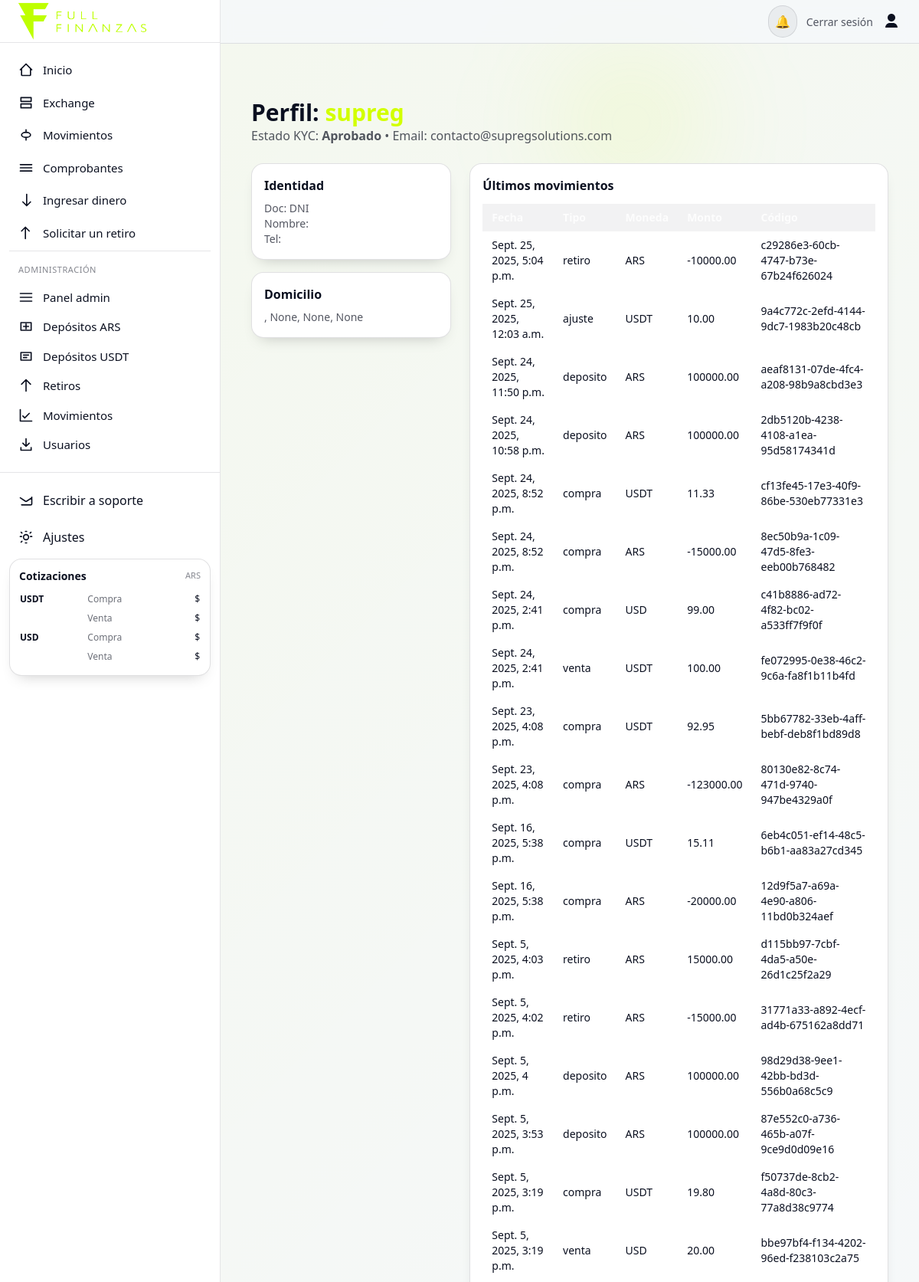
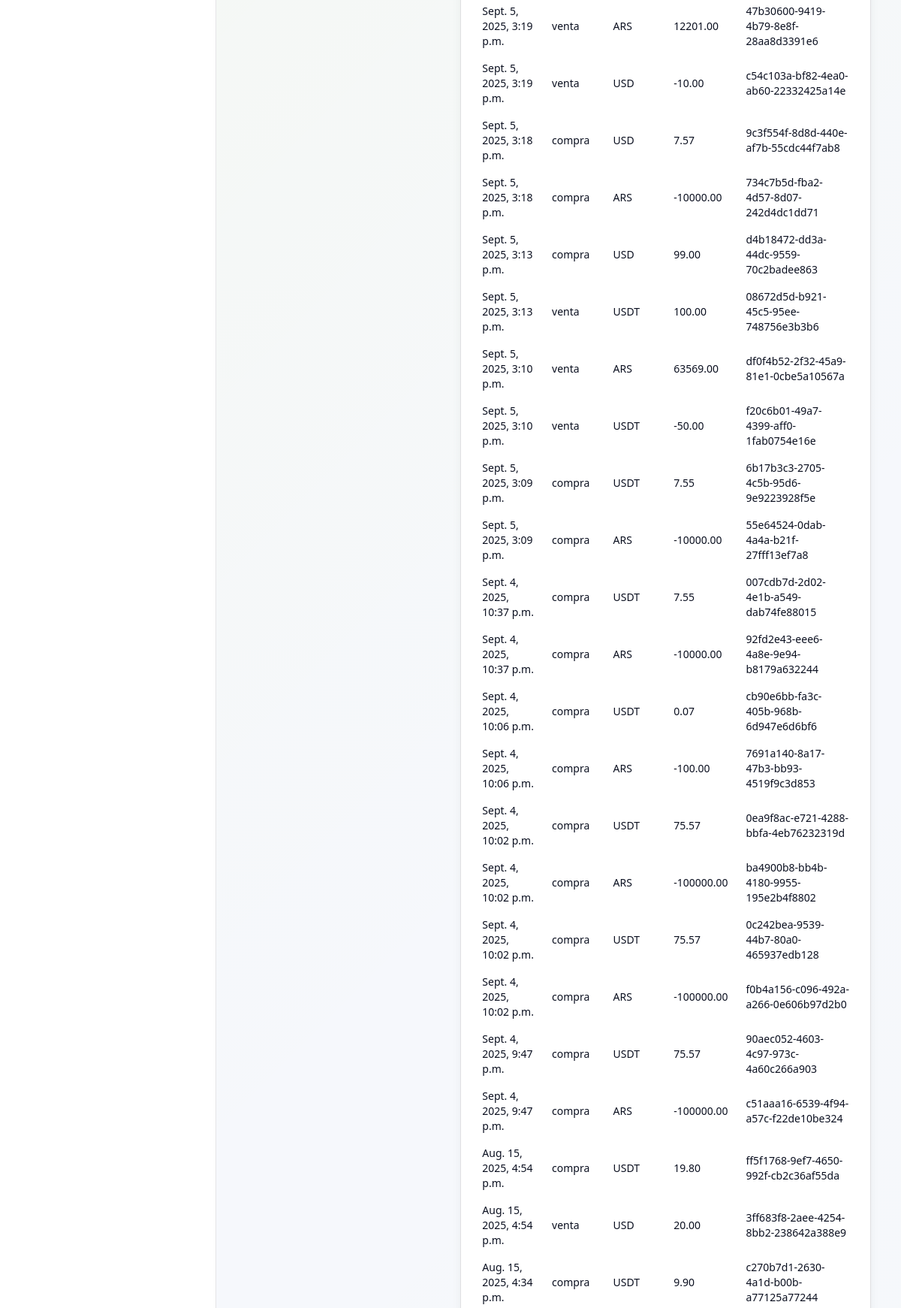
Screenshot of /admin-dashboard/usuario/1/ (signed in, upper part) with the database file from the repository (2 pictures, top to bottom).
### usuarios/models.py (models this page shows, shortened)
class Usuario(AbstractUser):
    dni_frente = models.ImageField(upload_to='documentos/', null=True, blank=True)
    dni_dorso  = models.ImageField(upload_to='documentos/', null=True, blank=True)
    estado_verificacion = models.CharField(
        max_length=20,
        choices=[('pendiente','Pendiente'),('aprobado','Aprobado'),('rechazado','Rechazado')],
        default='pendiente'
    )
    saldo_ars  = models.DecimalField(max_digits=20, decimal_places=2, default=0)
    saldo_usdt = models.DecimalField(max_digits=20, decimal_places=2, default=0)
    saldo_usd  = models.DecimalField(max_digits=20, decimal_places=2, default=0)
    doc_tipo = models.CharField(max_length=8, default='DNI')
    doc_nro  = models.CharField(max_length=32, blank=True)
    persona_tipo     = models.CharField(max_length=10, choices=PERSONA_TIPO, default="FISICA")
    estado_civil     = models.CharField(max_length=20, choices=ESTADO_CIVIL, blank=True)
    sexo             = models.CharField(max_length=10, choices=SEXO_CHOICES, blank=True)
    nacionalidad     = models.CharField(max_length=32, blank=True)
    fecha_nacimiento = models.DateField(null=True, blank=True)
    lugar_nacimiento = models.CharField(max_length=128, blank=True)
    pais          = models.ForeignKey(Pais, null=True, blank=True, on_delete=models.SET_NULL, related_name="usuarios")
    provincia     = models.ForeignKey(Provincia, null=True, blank=True, on_delete=models.SET_NULL, related_name="usuarios")
    localidad     = models.ForeignKey(Localidad, null=True, blank=True, on_delete=models.SET_NULL, related_name="usuarios")
    codigo_postal = models.CharField(max_length=16, blank=True)
    calle         = models.CharField(max_length=128, blank=True)
    numero_calle  = models.CharField(max_length=16, blank=True)
    piso          = models.CharField(max_length=16, blank=True)
    depto         = models.CharField(max_length=16, blank=True)
    domicilio = models.CharField(max_length=255, blank=True)
    telefono  = models.CharField(max_length=32, blank=True)
    tyc_aceptado    = models.BooleanField(default=False)
    tyc_version     = models.CharField(max_length=20, blank=True)
    tyc_aceptado_en = models.DateTimeField(null=True, blank=True)

class Movimiento(models.Model):
    TIPO_CHOICES = [
        ('deposito', 'Depósito'),
        ('retiro', 'Retiro'),
        ('compra', 'Compra'),
        ('ajuste', 'Ajuste manual'),
    ]
    MONEDA_CHOICES = [
        ('ARS', 'Pesos ARS'),
        ('USDT', 'USDT'),
        ('USD', 'USD'),
    ]
    codigo = models.UUIDField(default=uuid.uuid4, unique=True, editable=False)
    usuario = models.ForeignKey(settings.AUTH_USER_MODEL, on_delete=models.CASCADE)
    tipo = models.CharField(max_length=20, choices=TIPO_CHOICES)
    moneda = models.CharField(max_length=10, choices=MONEDA_CHOICES)
    monto = models.DecimalField(max_digits=20, decimal_places=2)
    saldo_antes = models.DecimalField(max_digits=20, decimal_places=2, null=True, blank=True)
    saldo_despues = models.DecimalField(max_digits=20, decimal_places=2, null=True, blank=True)
    admin_responsable = models.ForeignKey(
        settings.AUTH_USER_MODEL,
        on_delete=models.SET_NULL,
        null=True,
        blank=True,
        related_name='acciones_admin'
    )
    fecha = models.DateTimeField(auto_now_add=True)
    descripcion = models.TextField(blank=True, null=True)

### usuarios/views.py (the view)
# urls.py: path("admin-dashboard/usuario/<int:user_id>/", admin_usuario_perfil, name="admin_usuario_perfil"),
@login_required
@user_passes_test(es_admin)
def admin_usuario_perfil(request, user_id):
    usuario = get_object_or_404(Usuario, id=user_id)
    movimientos = Movimiento.objects.filter(usuario=usuario).order_by("-fecha")[:200]
    retiros = RetiroARS.objects.filter(usuario=usuario).order_by("-fecha_solicitud")
    retiros_crypto = RetiroCrypto.objects.filter(usuario=usuario).order_by("-fecha_solicitud")
    depositos = DepositoARS.objects.filter(usuario=usuario).order_by("-fecha")
    depositos_crypto = DepositoUSDT.objects.filter(usuario=usuario).order_by("-fecha")
    boletos = BoletoOperacion.objects.filter(usuario=usuario).order_by('-fecha_emision')
    return render(request, "usuarios/usuario_perfil.html", {
        "usuario": usuario,
        "movimientos": movimientos,
        "retiros": retiros,
        "retiros_crypto": retiros_crypto,
        "depositos": depositos,
        "depositos_crypto": depositos_crypto,
        "boletos": boletos,
    })

### usuarios/views.py (called while the page is built)
def es_admin(user):
    return user.is_superuser or user.is_staff

### usuarios/templates/usuarios/usuario_perfil.html (shortened to what this page needs)
{% extends "base.html" %}
{% block content %}
<section class="max-w-7xl mx-auto px-4 py-8">
  <header class="mb-6">
    <h1 class="text-2xl sm:text-3xl font-extrabold">Perfil: <span class="text-neon">{{ usuario.username }}</span></h1>
    <p class="text-white/70">Estado KYC: <b class="capitalize">{{ usuario.estado_verificacion }}</b> • Email: {{ usuario.email }}</p>
  </header>
  <div class="grid gap-6 lg:grid-cols-12">
    <aside class="lg:col-span-4 space-y-4">
      <div class="card p-4">
        <h3 class="font-semibold mb-2">Identidad</h3>
        <p class="text-sm text-white/70">Doc: {{ usuario.doc_tipo }} {{ usuario.doc_nro }}</p>
        <p class="text-sm text-white/70">Nombre: {{ usuario.first_name }} {{ usuario.last_name }}</p>
        <p class="text-sm text-white/70">Tel: {{ usuario.telefono }}</p>
      </div>
      <div class="card p-4">
        <h3 class="font-semibold mb-2">Domicilio</h3>
        <p class="text-sm text-white/70">{{ usuario.calle }} {{ usuario.numero_calle }}, {{ usuario.localidad }}, {{ usuario.provincia }}, {{ usuario.pais }}</p>
      </div>
    </aside>
    <div class="lg:col-span-8 space-y-6">
      <div class="card p-4">
        <h3 class="font-semibold mb-3">Últimos movimientos</h3>
        <div class="overflow-x-auto">
          <table class="w-full text-sm">
            <thead class="bg-white/5 text-white/80">
              <tr><th class="px-3 py-2 text-left">Fecha</th><th class="px-3 py-2 text-left">Tipo</th><th class="px-3 py-2 text-left">Moneda</th><th class="px-3 py-2 text-left">Monto</th><th class="px-3 py-2 text-left">Código</th></tr>
            </thead>
            <tbody>
              {% for m in movimientos %}
              <tr class="hover:bg-white/5"><td class="px-3 py-2">{{ m.fecha }}</td><td class="px-3 py-2">{{ m.tipo }}</td><td class="px-3 py-2">{{ m.moneda }}</td><td class="px-3 py-2">{{ m.monto }}</td><td class="px-3 py-2">{{ m.codigo }}</td></tr>
              {% empty %}<tr><td colspan="5" class="px-3 py-4 text-center text-white/60">Sin movimientos.</td></tr>{% endfor %}
            </tbody>
          </table>
        </div>
      </div>
    </div>
  </div>
</section>
{% endblock %}

### usuarios/templates/base.html (style rules this page uses)
:root { --bg: #f6f8fc; --fg: #0B1020; --muted: #475569; --card: #ffffff; --ring: #D2FF00; --border: rgba(2,6,23,.12); --tint-5: rgba(2,6,23,.05); --tint-10: rgba(2,6,23,.10); --input-bg:#ffffff; --input-text:#0b1020; --input-border:rgba(2,6,23,0.18); --input-placeholder:#6b7280; }
html { font-family:Inter,ui-sans-serif,system-ui,-apple-system,Segoe UI,Roboto,Helvetica,Arial,"Apple Color Emoji","Segoe UI Emoji"; }
body { background:var(--bg); color:var(--fg); }
.card { background:var(--card); border:1px solid var(--border); border-radius:1rem; box-shadow:0 10px 20px -12px rgba(0,0,0,.25); }
.text-white\/70 { color: color-mix(in oklab, var(--fg) 70%, transparent)!important; }
.bg-white\/5 { background-color: var(--tint-5)!important; }

### rows the page displays
Usuario: username "supreg", estado_verificacion "Aprobado", email "contacto@supregsolutions.com", doc_tipo "DNI", localidad "None", provincia "None", pais "None"
Movimiento: fecha "Sept. 25, 2025, 5:04 p.m.", tipo "retiro", moneda "ARS", monto "-10000.00", codigo "c29286e3-60cb-4747-b73e-67b24f626024"
Movimiento: fecha "Sept. 25, 2025, 12:03 a.m.", tipo "ajuste", moneda "USDT", monto "10.00", codigo "9a4c772c-2efd-4144-9dc7-1983b20c48cb"
Movimiento: fecha "Sept. 24, 2025, 11:50 p.m.", tipo "deposito", moneda "ARS", monto "100000.00", codigo "aeaf8131-07de-4fc4-a208-98b9a8cbd3e3"
Movimiento: fecha "Sept. 24, 2025, 10:58 p.m.", tipo "deposito", moneda "ARS", monto "100000.00", codigo "2db5120b-4238-4108-a1ea-95d58174341d"
Movimiento: fecha "Sept. 24, 2025, 8:52 p.m.", tipo "compra", moneda "USDT", monto "11.33", codigo "cf13fe45-17e3-40f9-86be-530eb77331e3"
Movimiento: fecha "Sept. 24, 2025, 8:52 p.m.", tipo "compra", moneda "ARS", monto "-15000.00", codigo "8ec50b9a-1c09-47d5-8fe3-eeb00b768482"
Movimiento: fecha "Sept. 24, 2025, 2:41 p.m.", tipo "compra", moneda "USD", monto "99.00", codigo "c41b8886-ad72-4f82-bc02-a533ff7f9f0f"
Movimiento: fecha "Sept. 24, 2025, 2:41 p.m.", tipo "venta", moneda "USDT", monto "100.00", codigo "fe072995-0e38-46c2-9c6a-fa8f1b11b4fd"
Movimiento: fecha "Sept. 23, 2025, 4:08 p.m.", tipo "compra", moneda "USDT", monto "92.95", codigo "5bb67782-33eb-4aff-bebf-deb8f1bd89d8"
Movimiento: fecha "Sept. 23, 2025, 4:08 p.m.", tipo "compra", moneda "ARS", monto "-123000.00", codigo "80130e82-8c74-471d-9740-947be4329a0f"
Movimiento: fecha "Sept. 16, 2025, 5:38 p.m.", tipo "compra", moneda "USDT", monto "15.11", codigo "6eb4c051-ef14-48c5-b6b1-aa83a27cd345"
Movimiento: fecha "Sept. 16, 2025, 5:38 p.m.", tipo "compra", moneda "ARS", monto "-20000.00", codigo "12d9f5a7-a69a-4e90-a806-11bd0b324aef"
Movimiento: fecha "Sept. 5, 2025, 4:03 p.m.", tipo "retiro", moneda "ARS", monto "15000.00", codigo "d115bb97-7cbf-4da5-a50e-26d1c25f2a29"
Movimiento: fecha "Sept. 5, 2025, 4:02 p.m.", tipo "retiro", moneda "ARS", monto "-15000.00", codigo "31771a33-a892-4ecf-ad4b-675162a8dd71"
Movimiento: fecha "Sept. 5, 2025, 4 p.m.", tipo "deposito", moneda "ARS", monto "100000.00", codigo "98d29d38-9ee1-42bb-bd3d-556b0a68c5c9"
Movimiento: fecha "Sept. 5, 2025, 3:53 p.m.", tipo "deposito", moneda "ARS", monto "100000.00", codigo "87e552c0-a736-465b-a07f-9ce9d0d09e16"
Movimiento: fecha "Sept. 5, 2025, 3:19 p.m.", tipo "compra", moneda "USDT", monto "19.80", codigo "f50737de-8cb2-4a8d-80c3-77a8d38c9774"
Movimiento: fecha "Sept. 5, 2025, 3:19 p.m.", tipo "venta", moneda "USD", monto "20.00", codigo "bbe97bf4-f134-4202-96ed-f238103c2a75"
Movimiento: fecha "Sept. 5, 2025, 3:19 p.m.", tipo "venta", moneda "ARS", monto "12201.00", codigo "47b30600-9419-4b79-8e8f-28aa8d3391e6"
Movimiento: fecha "Sept. 5, 2025, 3:19 p.m.", tipo "venta", moneda "USD", monto "-10.00", codigo "c54c103a-bf82-4ea0-ab60-22332425a14e"
Movimiento: fecha "Sept. 5, 2025, 3:18 p.m.", tipo "compra", moneda "USD", monto "7.57", codigo "9c3f554f-8d8d-440e-af7b-55cdc44f7ab8"
Movimiento: fecha "Sept. 5, 2025, 3:18 p.m.", tipo "compra", moneda "ARS", monto "-10000.00", codigo "734c7b5d-fba2-4d57-8d07-242d4dc1dd71"
Movimiento: fecha "Sept. 5, 2025, 3:13 p.m.", tipo "compra", moneda "USD", monto "99.00", codigo "d4b18472-dd3a-44dc-9559-70c2badee863"
Movimiento: fecha "Sept. 5, 2025, 3:13 p.m.", tipo "venta", moneda "USDT", monto "100.00", codigo "08672d5d-b921-45c5-95ee-748756e3b3b6"
Movimiento: fecha "Sept. 5, 2025, 3:10 p.m.", tipo "venta", moneda "ARS", monto "63569.00", codigo "df0f4b52-2f32-45a9-81e1-0cbe5a10567a"
Movimiento: fecha "Sept. 5, 2025, 3:10 p.m.", tipo "venta", moneda "USDT", monto "-50.00", codigo "f20c6b01-49a7-4399-aff0-1fab0754e16e"
Movimiento: fecha "Sept. 5, 2025, 3:09 p.m.", tipo "compra", moneda "USDT", monto "7.55", codigo "6b17b3c3-2705-4c5b-95d6-9e9223928f5e"
Movimiento: fecha "Sept. 5, 2025, 3:09 p.m.", tipo "compra", moneda "ARS", monto "-10000.00", codigo "55e64524-0dab-4a4a-b21f-27fff13ef7a8"
Movimiento: fecha "Sept. 4, 2025, 10:37 p.m.", tipo "compra", moneda "USDT", monto "7.55", codigo "007cdb7d-2d02-4e1b-a549-dab74fe88015"
Movimiento: fecha "Sept. 4, 2025, 10:37 p.m.", tipo "compra", moneda "ARS", monto "-10000.00", codigo "92fd2e43-eee6-4a8e-9e94-b8179a632244"
Movimiento: fecha "Sept. 4, 2025, 10:06 p.m.", tipo "compra", moneda "USDT", monto "0.07", codigo "cb90e6bb-fa3c-405b-968b-6d947e6d6bf6"
Movimiento: fecha "Sept. 4, 2025, 10:06 p.m.", tipo "compra", moneda "ARS", monto "-100.00", codigo "7691a140-8a17-47b3-bb93-4519f9c3d853"
Movimiento: fecha "Sept. 4, 2025, 10:02 p.m.", tipo "compra", moneda "USDT", monto "75.57", codigo "0ea9f8ac-e721-4288-bbfa-4eb76232319d"
Movimiento: fecha "Sept. 4, 2025, 10:02 p.m.", tipo "compra", moneda "ARS", monto "-100000.00", codigo "ba4900b8-bb4b-4180-9955-195e2b4f8802"
Movimiento: fecha "Sept. 4, 2025, 10:02 p.m.", tipo "compra", moneda "USDT", monto "75.57", codigo "0c242bea-9539-44b7-80a0-465937edb128"
Movimiento: fecha "Sept. 4, 2025, 10:02 p.m.", tipo "compra", moneda "ARS", monto "-100000.00", codigo "f0b4a156-c096-492a-a266-0e606b97d2b0"
Movimiento: fecha "Sept. 4, 2025, 9:47 p.m.", tipo "compra", moneda "USDT", monto "75.57", codigo "90aec052-4603-4c97-973c-4a60c266a903"
Movimiento: fecha "Sept. 4, 2025, 9:47 p.m.", tipo "compra", moneda "ARS", monto "-100000.00", codigo "c51aaa16-6539-4f94-a57c-f22de10be324"
Movimiento: fecha "Aug. 15, 2025, 4:54 p.m.", tipo "compra", moneda "USDT", monto "19.80", codigo "ff5f1768-9ef7-4650-992f-cb2c36af55da"
Movimiento: fecha "Aug. 15, 2025, 4:54 p.m.", tipo "venta", moneda "USD", monto "20.00", codigo "3ff683f8-2aee-4254-8bb2-238642a388e9"
Movimiento: fecha "Aug. 15, 2025, 4:34 p.m.", tipo "compra", moneda "USDT", monto "9.90", codigo "c270b7d1-2630-4a1d-b00b-a77125a77244"
